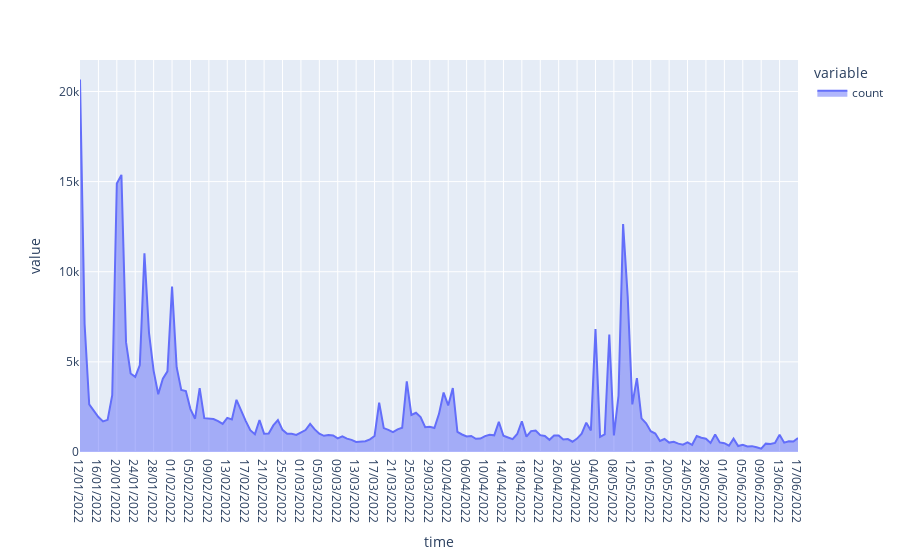

This figure's notebook cell:
### Code cell
data = data[data['collection_name'] == 'Azuki']
data[['count']].plot(kind='area')

### Figure 1 — Plotly figure (JSON) as saved in the notebook; plotly's stock layout.template omitted (floating-point values rounded to 4 significant figures; data arrays with more than 128 entries replaced by an {"elided": "..."} marker saying what was removed)
{"data": [{"fillpattern": {"shape": ""}, "hovertemplate": "variable=count<br>time=%{x}<br>value=%{y}<extra></extra>", "legendgroup": "count", "line": {"color": "#636efa"}, "marker": {"symbol": "circle"}, "mode": "lines", "name": "count", "orientation": "v", "showlegend": true, "stackgroup": "1", "type": "scatter", "x": {"elided": "157 str values"}, "xaxis": "x", "y": {"elided": "157 int values"}, "yaxis": "y"}], "layout": {"legend": {"title": {"text": "variable"}, "tracegroupgap": 0}, "margin": {"t": 60}, "xaxis": {"anchor": "y", "domain": [0, 1], "title": {"text": "time"}}, "yaxis": {"anchor": "x", "domain": [0, 1], "title": {"text": "value"}}}}
